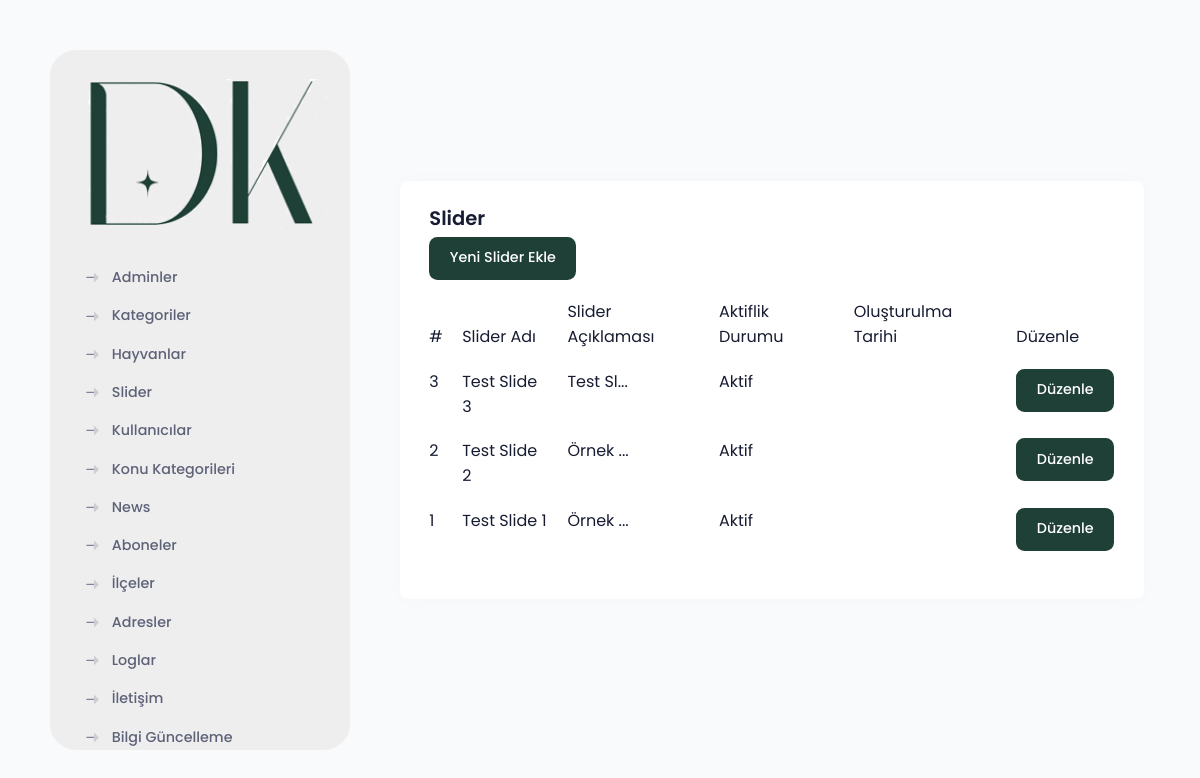
/DK/adminPanel/slider.php (signed in), run on the app's committed database.
### tables this page shows
CREATE TABLE `slider` (
  `id` int(11) NOT NULL AUTO_INCREMENT,
  `head` varchar(255) NOT NULL,
  `explanation` text,
  `isActive` int(11) DEFAULT NULL,
  `createdDate` datetime DEFAULT NULL,
  PRIMARY KEY (`id`)
);

### DK/adminPanel/slider.php (the view, shortened to what this page needs)
<?php include 'header2.php'; ?>
<div class="row justify-content-center" style="margin-top: 600px;">
  <div class="col-lg-30">
    <div class="card">
      <div class="card-body">
        <h2 class="card-title">Slider</h2>
        <div class="row mb-3">
          <div class="col-md-3">
            <button class="btn btn-primary" onclick="openSliderModal()">Yeni Slider Ekle</button>
          </div>
        </div>
        <table class="table">
          <thead>
            <tr>
              <th>#</th>
              <th>Slider Adı</th>
              <th>Slider Açıklaması</th>
              <th>Aktiflik Durumu</th>
              <th>Oluşturulma Tarihi</th>
              <th>Düzenle</th>
            </tr>
          </thead>
          <tbody>
            <?php
            $statement = $db->prepare('SELECT * FROM slider ORDER BY id DESC');
            $statement->execute();
            while ($row = $statement->fetch(PDO::FETCH_ASSOC)) {
              $head = $row['head'];
              $explanation = $row['explanation'];
              $isActive = $row['isActive'];
              $id = $row['id'];
              if (strlen($explanation) > 10) {
                $explanation = substr($explanation, 0, 7) . '...';
              }
              echo "<tr>";
              echo "<td>$id</td>";
              echo "<td>$head</td>";
              echo "<td>$explanation</td>";
              echo "<td>".($isActive != 0 ? "Aktif" : "Pasif")."</td>";
              echo "<td>$createdDate</td>";
              echo "<td><button class='btn btn-primary' onclick='openSliderModalEdit($id)'>Düzenle</button></td>";
              echo "</tr>";
            }
            ?>
          </tbody>
        </table>
      </div>
    </div>
  </div>
</div>
          </div>

### data on the page
slider: id "3", head "Test Slide 3", explanation "Test Sl...", isActive "Aktif"
slider: id "2", head "Test Slide 2", explanation "Örnek ...", isActive "Aktif"
slider: id "1", head "Test Slide 1", explanation "Örnek ...", isActive "Aktif"
